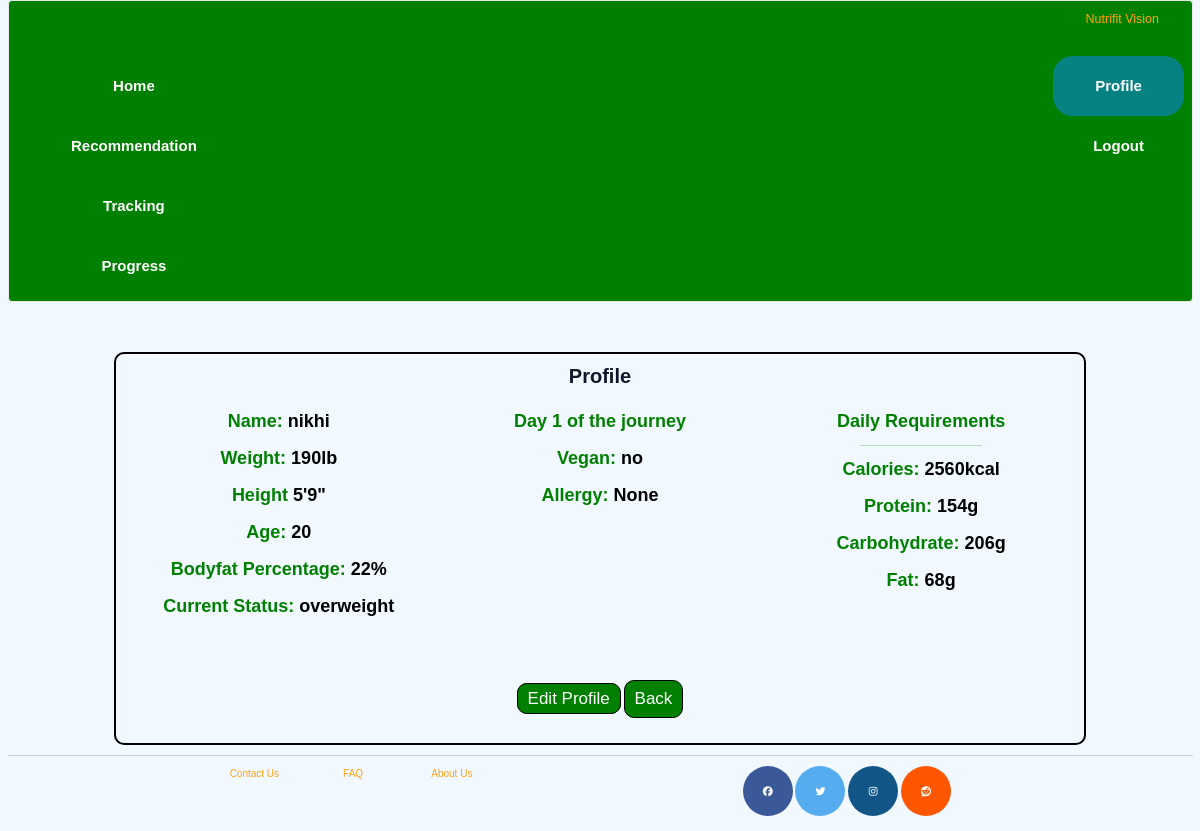
Page /profile (signed in) on the earlier database version.
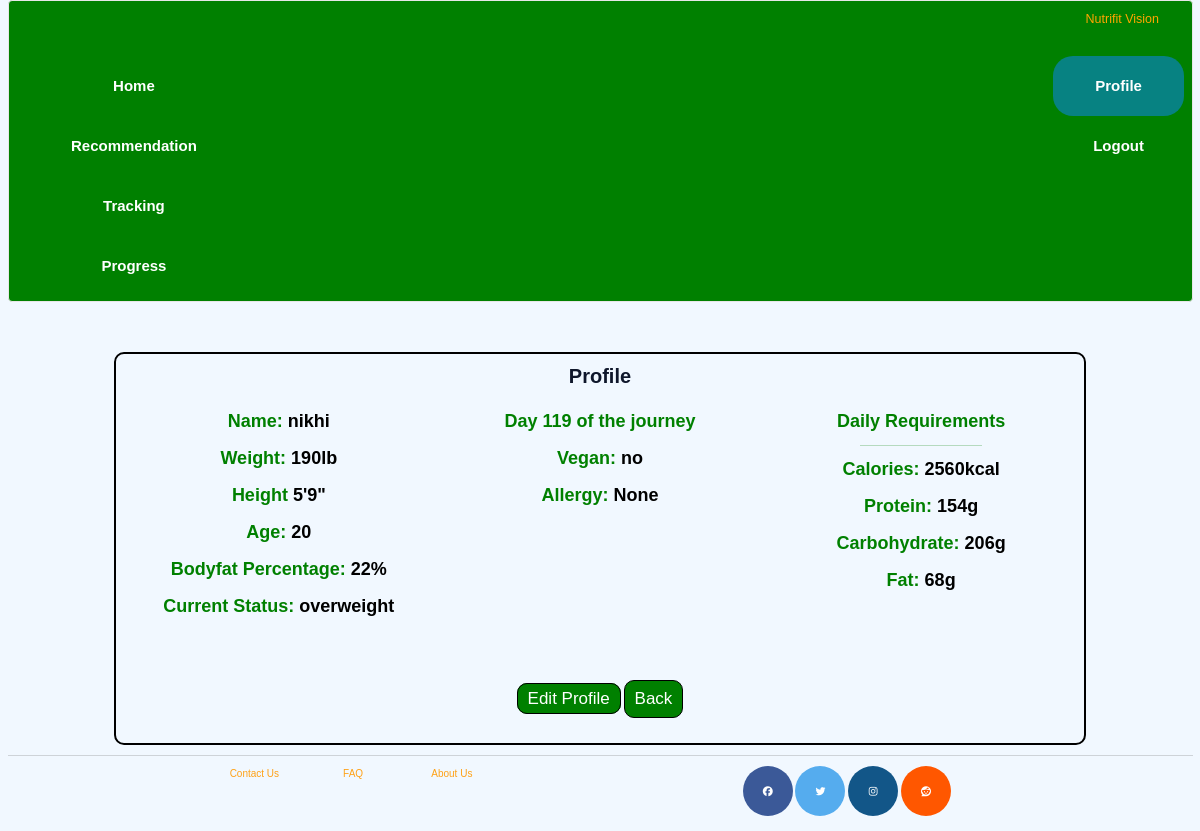
Same page on the later database version.
### tables this page shows
CREATE TABLE "user" (
	"u_id"	INTEGER NOT NULL,
	"u_username"	TEXT,
	"u_password"	TEXT,
	"u_gender"	TEXT,
	"u_age"	INTEGER,
	"u_email"	TEXT,
	"u_weight"	INTEGER,
	"u_feet"	INTEGER,
	"u_inches"	INTEGER,
	"u_bodyfat"	INTEGER,
	"u_status"	TEXT,
	"u_journey"	INTEGER,
	"u_vegan"	TEXT,
	"u_allergy"	TEXT,
	"u_protein"	INTEGER,
	"u_carb"	INTEGER,
	"u_fat"	INTEGER,
	"u_calories"	INTEGER,
	"u_bmi"	INTEGER,
	"u_fiber"	INTEGER,
	"u_activitylevel"	TEXT,
	"u_startdate"	TEXT,
	PRIMARY KEY("u_id" AUTOINCREMENT)
);

### app.py (the view)
@app.route("/profile", methods = ['GET','POST'])
def profile():
	if request.method == 'GET':
		uid = session['uid']
		try:
			with get_connection() as conn:
				db = conn.cursor()
				db.execute("select * from user where u_id=?",(uid,))
				u_info = db.fetchone()
		except sqlite3.Error as e:
			return (f'{e}')
		finally:
			conn.close()
		return render_template('profile.html',u_info = u_info)
	else:
		return render_template('profile.html')

### app.py (called while the page is built)
def get_connection():
	conn = sqlite3.connect('diet_recommendation.db')
	conn.row_factory=sqlite3.Row # to be able to reference by column name
	return conn

@app.after_request
def add_header(response):
    response.headers['Cache-Control'] = 'no-store, no-cache, must-revalidate, post-check=0, pre-check=0, max-age=0'
    response.headers['Pragma'] = 'no-cache'
    response.headers['Expires'] = '-1'
    return response

### templates/profile.html (shortened to what this page needs)
{% extends "header_footer.html" %}
 {% block content %}
        <div class="container-fluid">
          <div class="row">
            <div class="col-md-1"></div>
            <div class="col-md-10">
            <center>
            <div class="profile_setup">
              <h2>Profile</h2>
              <div class="row">
              <div class="col-md-4">
                <br>
                <p class="profile_attributes">Name: <strong>{{u_info.u_username}}</strong> </p>
                <p class="profile_attributes">
                    Weight: <strong>{{u_info.u_weight}}lb</strong>
                </p>
                <p class="profile_attributes">Height <strong>{{u_info.u_feet}}'{{u_info.u_inches}}"</strong> </p>
                <p class="profile_attributes">Age: <strong>{{u_info.u_age}}</strong></p>
                <p class="profile_attributes">Bodyfat Percentage: <strong>{{u_info.u_bodyfat}}%</strong></p>
                <p class="profile_attributes">Current Status: <strong>{{u_info.u_status}}</strong></p>
              </div>
              <div class="col-md-4">
              <br>
                <p class="profile_attributes">Day {{u_info.u_journey}} of the journey </p>
                <p class="profile_attributes">Vegan: <strong>{{u_info.u_vegan}}</strong></p>
                <p class="profile_attributes">Allergy: <strong>{{u_info.u_allergy}}</strong></p>
                <br>
              </div>
              <div class="col-md-4">
                <br>
                <p class="profile_attributes">Daily Requirements</p>
                <hr style="width: 40%;height:1px;background-color:green">
                <p class="profile_attributes">Calories: <strong>{{u_info.u_calories}}kcal</strong> </p>
                <p class="profile_attributes">Protein: <strong>{{u_info.u_protein}}g</strong> </p>
                <p class="profile_attributes">Carbohydrate: <strong>{{u_info.u_carb}}g</strong> </p>
                <p class="profile_attributes">Fat: <strong>{{u_info.u_fat}}g</strong> </p>
              </div>
              </div>
              <br>
              <br><br>
              <div class="row">
                <div class="col-md-4">
                </div>
                <div class="col-md-4">
                  <a href="/update_profile" id="editbutton">Edit Profile</a>
                <a onclick="history.back(-1)" > <button style="margin-top:5px;"  id="editbutton">Back</button></a>
                <br><br>
                </div>
                <div class="col-md-4">
                </div>
              </div>
            </div>
          </center>
          </div>
          <div class="col-md-1"></div>
          </div>
        </div>
        {% endblock %}

### templates/header_footer.html (shortened to what this page needs)
<!DOCTYPE html>
<html>
<head>
</head>
  <link rel="stylesheet" href="https://cdnjs.cloudflare.com/ajax/libs/font-awesome/4.7.0/css/font-awesome.min.css">
  <link rel="stylesheet" href="https://maxcdn.bootstrapcdn.com/bootstrap/3.4.1/css/bootstrap.min.css">
	<link rel="stylesheet" type="text/css" href="../static/css/style1.css">
<link rel="stylesheet" href="https://cdnjs.cloudflare.com/ajax/libs/font-awesome/4.7.0/css/font-awesome.min.css">
      <link rel="stylesheet" type="text/css" href="http://getbootstrap.com/dist/css/bootstrap.min.css">
      <link rel="stylesheet" type="text/css" href="http://rendro.github.io/easy-pie-chart/stylesheets/jquery.easy-pie-chart.css">
</head>
<body>
  <div class="container-fluid">
<nav class="navbar navbar-default" style="background-color:green;">
  <div class="container-fluid">
    <div class="navbar-header">
    <a class="navbar-brand" href="/first" style="color:orange; background-color:green;">Nutrifit Vision</a>
    </div>
    <div class="collapse navbar-collapse" id="myNavbar">
      <ul class="nav navbar-nav" id="navbarbar" >
        <li><a href="/index">Home</a></li>
        <li><a href="/recommend_setup">Recommendation</a></li>
        <li><a href="/track">Tracking</a></li>
        <li><a href="/progress">Progress</a></li>
      </ul>
      <ul class="nav navbar-nav navbar-right" id="navbarbar" >
        <li><a href="/profile">Profile</a></li>
        <li><a href="/logout">Logout</a></li>
      </ul>
    </div>
  </div>
</nav>
{% block content %}
{% endblock %}
<hr>
	<div class="row">
	<center>
		<div class="col-md-2"></div>
		<div class="col-md-1"><a href="/contact">Contact Us</a></div>
		<div class="col-md-1"><a href="/faq">FAQ</a></div>
		<div class="col-md-1"><a href="/about">About Us</a></div>
		<div class="col-md-2"></div>
		<div class="col-md-3">
			<a href="#" class="fa fa-facebook"></a>
			<a href="#" class="fa fa-twitter"></a>
			<a href="#" class="fa fa-instagram"></a>
			<a href="#" class="fa fa-reddit"></a>
		</div>
		<div class="col-md-2"></div>
		</div>
<br>
</body>
</html>

### static/css/style1.css (style rules this page uses)
h2 { color: green; font-weight: bold; }
strong { color:black; }
.profile_setup { border: 2px solid black; margin-top: 30px; border-radius: 10px; padding:10px 10px 10px 10px; }
.profile_attributes { color: green; font-weight: bold; font-size: 18px; }
#editbutton { border: 1px solid black; border-radius: 10px; color: white; background-color: green; padding: 5px 10px 5px 10px; font-size: 17px; }
#navbarbar > li > a { color: white; font-weight: bold; text-align: center; font-size: 1.5em; padding: 20px 40px; }
.nav.navbar-nav li.active a { background-color: #078282; border-radius: 20px; padding: 20px 40px; }
#navbarbar >li >a { text-align: center; }
.fa { padding: 20px; font-size: 30px; width: 50px; text-decoration: none; border-radius: 50%; text-align: center; }
.fa-facebook { background: #3B5998; color: white; }
.fa-twitter { background: #55ACEE; color: white; }
.fa-instagram { background: #125688; color: white; }
.fa-reddit { background: #ff5700; color: white; }

Differences in the rows shown:
changed user "nikhi": u_journey "1" → "119"
